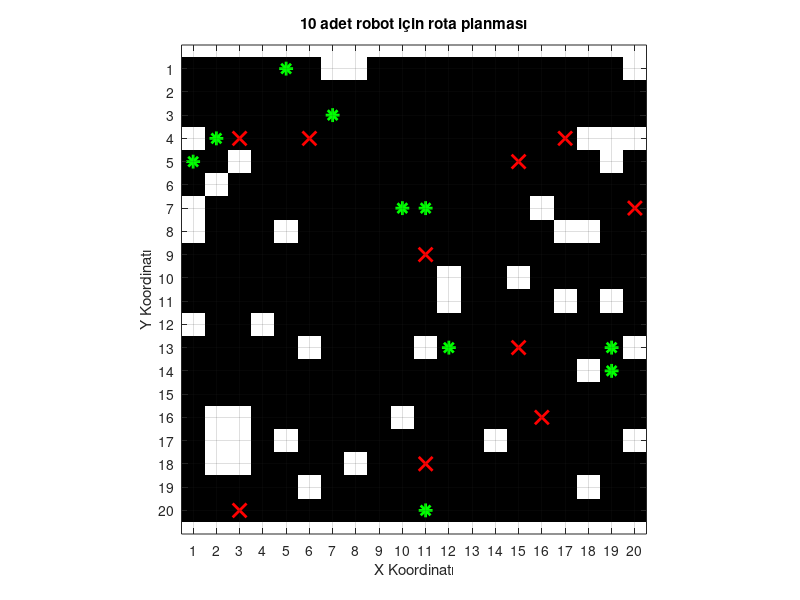

Here is the MATLAB script that generated this plot: (Note: this script raises an error after producing the figure.)

% Harita boyutlarını giriyorum
haritaBoyutu = [20, 20];
map = zeros(haritaBoyutu); % 0: boş alan, 1: engel

% Haritaya rastgele konumlu engeller ekliyorum
engelSayisi = 40;   % Engel sayısı
for i = 1:engelSayisi
    x = randi(haritaBoyutu(1));  % x ini rastgele alıyorum
    y = randi(haritaBoyutu(2));  % y sini rastgele alıyorum
    map(x, y) = 1; % Engel yerleştir
end

% 10 robot için başlangıç ve hedef noktaları belirliyorum
robotSayisi = 10;
baslangicPozisyonu = zeros(robotSayisi, 2); % 10x2 lik bir matris oluşturur ve her robotun başlangıç x y koordinatları tutulur
hedefPozisyon = zeros(robotSayisi, 2); % % 10x2 lik bir matris oluşturur ve her robotun hedef x y koordinatları tutulur

for i = 1 : robotSayisi
    % Rastgele başlangıç noktası belirliyorum ve engelin üzerinde mi diye
    % kontrol ediyorum 
    while true
        basNokta = [randi(haritaBoyutu(1)), randi(haritaBoyutu(2))];
        if map(basNokta(1), basNokta(2)) == 0
            baslangicPozisyonu(i, :) = basNokta;
            break;
        end
    end
    
    % Rastgele hedef noktası belirliyorum ve engelin üzerinde mi diye
    % kontol ediyorum
    while true
        hedefNokta = [randi(haritaBoyutu(1)), randi(haritaBoyutu(2))];
        if map(hedefNokta(1), hedefNokta(2)) == 0
            hedefPozisyon(i, :) = hedefNokta;
            break;
        end
    end
end

% Haritayı görselleştiriyorum
figure('Position', [100, 100, 1000, 1000]); % pencere oluşturuyorum
imagesc(map); colormap(gray); axis equal;
hold on;

% her robotun başlangıç ve hedef noktalarını çiziyorum
for j = 1:robotSayisi
    plot(baslangicPozisyonu(j, 2), baslangicPozisyonu(j, 1), '*g', 'MarkerSize', 10, 'LineWidth', 2); % Başlangıç
    plot(hedefPozisyon(j, 2), hedefPozisyon(j, 1), 'xr', 'MarkerSize', 10, 'LineWidth', 2); % Hedef
end

% Izgara görünümü ve başlık ekliyorum
grid on;
xticks(1 : haritaBoyutu(2));
yticks(1 : haritaBoyutu(1));
title('10 adet robot için rota planması');
xlabel('X Koordinatı');
ylabel('Y Koordinatı');

yollar = cell(1, robotSayisi); 
renkler = hsv(robotSayisi);  % yolların renklerin veriyorum

L = 0.5;  % Tekerlekler arasındaki mesafeyi giriyorum metre cinsinden
maxhiz = 0.05;  % maksimum hız degerim
maxIvme = 0.05;  % maksimum ivme degerim
yolSuresi = 50;  % robotların hareket süresini giriyorum

% Her robot için yol planlama
for j = 1 : robotSayisi
    yollar{j} = aStar(map, baslangicPozisyonu(j, :), hedefPozisyon(j, :));
end

% Hız profilleri ve tekerlek hızlarını hesaplıyorum
v = cell(1, robotSayisi);
w = cell(1, robotSayisi);
sol_hiz = cell(1, robotSayisi);  % Her robot için sol tekerlek hızlarını saklayacak
sag_hiz = cell(1, robotSayisi);  % Her robot için sağ tekerlek hızlarını saklayacak

for j = 1 : robotSayisi
    if ~isempty(yollar{j})
        % Hız profillerini oluşturuyorum
        [v{j}, w{j}] = hizProfiliniOlustur(baslangicPozisyonu(j, :), hedefPozisyon(j, :), maxhiz, maxIvme, yolSuresi);
        
        % Tekerlek hızlarını hesaplıyorum
        [sol_hiz{j}, sag_hiz{j}] = tekerlekHiziniHesapla(v{j}, w{j}, L);
    else
        disp(['Robot ', num2str(j), ' için bir yol bulunamadı.']);
    end
end

% Robotları aynı anda hareket ettirmek için animasyon simülasyonu
maxUzunluk = max(cellfun(@length, yollar)); % En uzun yolun uzunluğunu buluyorum
for n = 1:maxUzunluk
    for j = 1 : robotSayisi
        % Robotu güncelle
        if ~isempty(yollar{j}) && n <= length(yollar{j})
            % Robotun yolunu çiz
            plot(yollar{j}(n, 2), yollar{j}(n, 1), 'o', 'Color', renkler(j, :), 'MarkerSize', 5, 'LineWidth', 2);
        end
    end
    pause(0.5);
end

title('10 Robot için Yol Planlama');

% Her robotun hız profillerini tek bir grafikte gösteriyorum
figure('Position', [100, 100, 1200, 800]); 
hold on;

% Her robotun hız profilini çiz
for j = 1 : robotSayisi
    if ~isempty(v{j}) && ~isempty(w{j})
        plot(linspace(0, yolSuresi, 100), v{j}, 'DisplayName', ['Robot ', num2str(j), ' - Çizgisel Hız'], 'LineWidth', 2); % Doğrusal hız
        plot(linspace(0, yolSuresi, 100), w{j}, 'DisplayName', ['Robot ', num2str(j), ' - Açısal Hız'], 'LineWidth', 2); % Açısal hız
    end
end

% Grafik özelliklerini ayarlıyorum
title('Robotların Hız Profilleri');
xlabel('Zaman (saniye)');
ylabel('Hız (m/s veya rad/s)');
legend show;
grid on;
hold off;

% Astar fonksiyonu ile rotayı belirliyorum
function path = aStar(map, basNokta, hedefNokta)
    [rows, cols] = size(map);
    moves = [0 1; 1 0; 0 -1; -1 0]; % 4 komşu
    openList = struct('pos', basNokta, 'g', 0, 'h', yolMaliyetiHesapla(basNokta, hedefNokta), 'parent', []); 
    closedList = [];
    
    while ~isempty(openList)
        [~, idx] = min(arrayfun(@(x) x.g + x.h, openList));
        suanlik = openList(idx);
        if isequal(suanlik.pos, hedefNokta)
            path = yenidenYolYapimi(closedList, suanlik);
            return;
        end
        
        closedList = [closedList, suanlik];
        openList(idx) = [];
        
        for j = 1:size(moves, 1)
            komsuNokta = suanlik.pos + moves(j, :);
            if komsuNokta(1) < 1 || komsuNokta(1) > rows || ...
               komsuNokta(2) < 1 || komsuNokta(2) > cols || ...
               map(komsuNokta(1), komsuNokta(2)) == 1 || ...
               any(arrayfun(@(x) isequal(x.pos, komsuNokta), closedList))
                continue;
            end
            
            maliyet = suanlik.g + 1;
            acikMi = false;
            for j = 1:length(openList)
                if isequal(openList(j).pos, komsuNokta)
                    acikMi = true;
                    if maliyet < openList(j).g
                        openList(j).g = maliyet;
                        openList(j).parent = suanlik;
                    end
                    break;
                end
            end
            
            if ~acikMi
                openList = [openList, struct('pos', komsuNokta, 'g', maliyet, ...
                                             'h', yolMaliyetiHesapla(komsuNokta, hedefNokta), ...
                                             'parent', suanlik)];
            end
        end
    end
    
    path = [];
end

function h = yolMaliyetiHesapla(pozisyon, hedef)
    h = abs(pozisyon(1) - hedef(1)) + abs(pozisyon(2) - hedef(2)); 
end

function yol = yenidenYolYapimi(~, suanlik)
    yol = suanlik.pos;
    while ~isempty(suanlik.parent)
        suanlik = suanlik.parent;
        yol = [suanlik.pos; yol];
    end
end

function [v, w] = hizProfiliniOlustur(baslangicPozisyonu, hedefPozisyonu, maxhiz, maxIvme, yolSuresi)
    % Başlangıç ve hedef noktası arasındaki mesafeyi basitçe hesaplıyorum
    mesafe = norm(hedefPozisyonu - baslangicPozisyonu);
    
    % Hız profili oluşturmak için adım sayısını ve adım süresini alıyorum
    adimSayisi = 100;
    adimSuresi = yolSuresi / adimSayisi;  
    
    % Hız profili yani çizgisel ve açısal hız oluşturuyorum
    v = linspace(0, maxhiz, adimSayisi);  % çizgisel hız degerini hesaplıyorum
    w = linspace(0, maxhiz / mesafe, adimSayisi);  % Açısal hız degerini hesapliyorum 
end


function [sol_hiz, sag_hiz] = tekerlekHiziniHesapla(v, w, L)
    % Sol ve sağ tekerlek hızlarını hesaplıyorum
    sol_hiz = v - ((w * L) / 2);
    sag_hiz = v + ((w * L) / 2);
end
